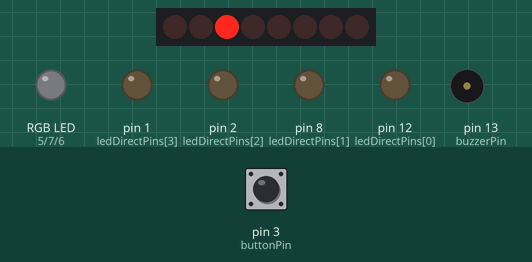
Recording of a sketch running on a simulated Arduino Uno, built with avr-gcc and run on an emulated ATmega328P. On the bench: 8 shift-register outputs drawn as a row of LEDs (first output left, lit = HIGH), an RGB LED mixed from three pins (HIGH = lit), output pins drawn as LEDs (lit = HIGH), buzzer (waves = sounding). Wiring (inferred from the names in the program): shift register (74HC595): data pin 9; shift clock pin 11; latch pin 10. Wiring (inferred from the signals the program sends): row of LEDs: on Q0, Q1, Q2, Q3, Q4, Q5, Q6, Q7. Inputs (shaded band) come from the test bench; at power-on: pin 3 (buttonPin) HIGH. Pins used as bus, display or sensor lines are not drawn.

Above: at 1.6 s.
At 2.9 s:
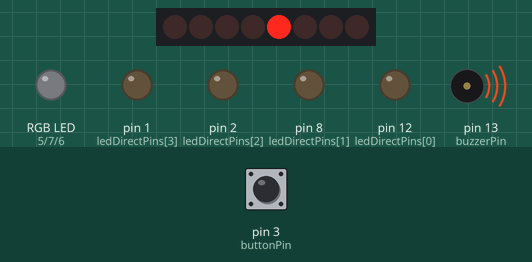
3.0 s: pin 3 (buttonPin) pulled LOW for 0.9 s
At 4.3 s:
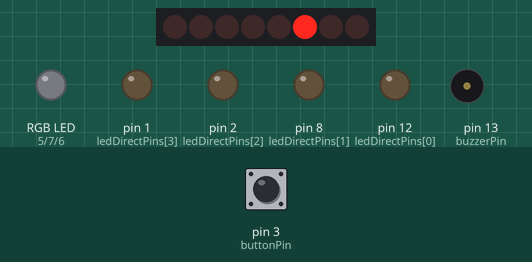
7.4 s: pin 3 (buttonPin) pulled LOW for 3.2 s
At 11.8 s:
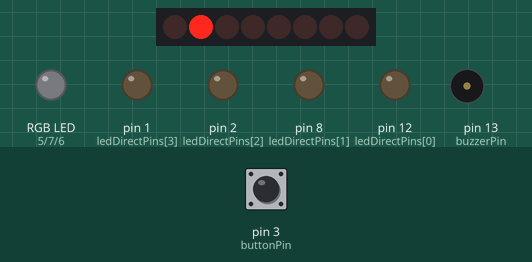
Timing chart, 0 to 22.0 s (numbered marks = the images above; inputs shaded):
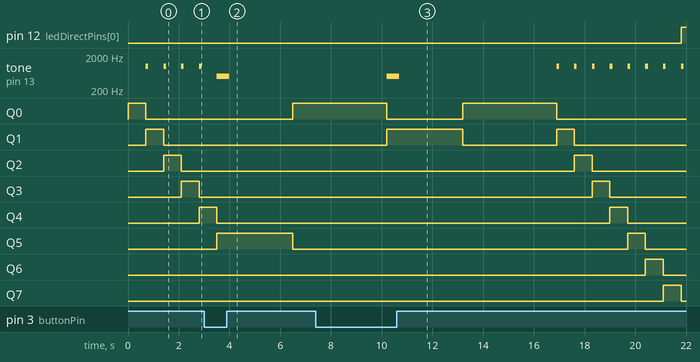

The sketch:

jogo_de_ledsV1.2.ino
```cpp
// Configurações dos pinos
const int latchPin = 10;  // Pino de latch do 74HC595
const int clockPin = 11;  // Pino de clock do 74HC595
const int dataPin = 9;    // Pino de dados do 74HC595
const int buttonPin = 3;  // Pino do botão
const int buzzerPin = 13; // Pino do buzzer

// Cores do LED RGB
const int redPin = 5;     // Pino do vermelho do LED RGB
const int greenPin = 7;   // Pino do verde do LED RGB
const int bluePin = 6;    // Pino do azul do LED RGB

// Pinos dos LEDs conectados diretamente ao Arduino
const int ledDirectPins[4] = {12, 8, 2, 1};

// Estado do jogo
int currentLED = 0; // LED atual que está aceso
int gameSpeed = 700; // Velocidade inicial (em milissegundos) ajustada para um valor mais rápido
int level = 1;  // Nível atual do jogo
int maxLevel = 10;  // Número máximo de fases
bool gameActive = true; // Estado do jogo

void setup() {
  pinMode(latchPin, OUTPUT);
  pinMode(clockPin, OUTPUT);
  pinMode(dataPin, OUTPUT);
  pinMode(buttonPin, INPUT_PULLUP); // Configura o botão com pull-up interno
  pinMode(buzzerPin, OUTPUT);

  // Configura os pinos do LED RGB
  pinMode(redPin, OUTPUT);
  pinMode(greenPin, OUTPUT);
  pinMode(bluePin, OUTPUT);

  // Configura os pinos dos LEDs conectados diretamente
  for (int i = 0; i < 4; i++) {
    pinMode(ledDirectPins[i], OUTPUT);
  }

  // Inicializa o LED RGB como lilás
  setRGBColor(200, 0, 200); // Lilás

  // Configura o estado inicial dos LEDs
  updateLEDs();
  updateDirectLEDs();
}

void loop() {
  if (gameActive) {
    // Transição dos LEDs
    delay(gameSpeed); // Ajusta o atraso para a velocidade do jogo
    currentLED = (currentLED + 1) % 13; // Passa para o próximo LED (8 do 74HC595 + 4 diretos + 1 RGB)

    // Atualiza os LEDs e o buzzer
    updateLEDs();
    updateDirectLEDs();

    tone(buzzerPin, 1000, 100); // Toca um som curto no buzzer

    // Verifica se o botão foi pressionado
    if (digitalRead(buttonPin) == LOW) {
      if (currentLED == 0) { // Se o LED 0 for o único aceso
        // Jogador acertou
        playWinMusic();
        increaseGameSpeed(); // Aumenta a velocidade do jogo gradualmente

      } else {
        // Jogador errou
        playLoseMusic();
      }
      delay(3000); // Aguarda 3 segundos antes de reiniciar
      gameActive = false;
    }
  } else {
    // Reinicia o jogo
    resetGame();
    delay(3000); // Atraso antes de iniciar o próximo jogo
  }
}

// Atualiza os LEDs usando o CI 74HC595
void updateLEDs() {
  byte ledState = 0;

  if (currentLED < 8) {
    ledState = 1 << currentLED; // Define o LED a ser aceso
  }

  digitalWrite(latchPin, LOW);
  shiftOut(dataPin, clockPin, MSBFIRST, ledState);
  digitalWrite(latchPin, HIGH);
}

// Atualiza os LEDs conectados diretamente ao Arduino
void updateDirectLEDs() {
  for (int i = 0; i < 4; i++) {
    if (currentLED >= 8 && currentLED < 12 && (currentLED - 8 == i)) {
      digitalWrite(ledDirectPins[i], HIGH);
    } else {
      digitalWrite(ledDirectPins[i], LOW);
    }
  }

  // Atualiza o LED RGB
  if (currentLED == 12) {
    setRGBColor(200, 0, 200); // Lilás
  } else {
    setRGBColor(0, 0, 0); // Apaga o LED RGB
  }
}

// Define a cor do LED RGB
void setRGBColor(int red, int green, int blue) {
  analogWrite(redPin, red);
  analogWrite(greenPin, green);
  analogWrite(bluePin, blue);
}

// Toca a música quando o jogador ganha
void playWinMusic() {
  // Apaga o LED 0
  byte ledState = 0;  // Apaga todos os LEDs do shift register
  digitalWrite(latchPin, LOW);
  shiftOut(dataPin, clockPin, MSBFIRST, ledState);  // Desliga o LED 0
  digitalWrite(latchPin, HIGH);

  // Liga o LED RGB (LED 12) em lilás
  setRGBColor(200, 0, 200);

  tone(buzzerPin, 2000, 500); // Exemplo de tom
}

// Toca a música quando o jogador erra
void playLoseMusic() {
  tone(buzzerPin, 500, 500); // Exemplo de tom
}

// Aumenta a velocidade do jogo progressivamente ao longo de 10 fases
void increaseGameSpeed() {
  if (level < maxLevel) {
    level++;  // Aumenta o nível do jogo
    gameSpeed = 700 - (level * 60); // Reduz a velocidade gradualmente (60 ms por nível)
  } else {
    gameSpeed = 100; // Limita a velocidade mínima para 100 ms
  }
}

// Reseta o jogo
void resetGame() {
  currentLED = 0;
  setRGBColor(200, 0, 200); // Lilás
  gameSpeed = 700; // Reset da velocidade inicial do jogo
  level = 1; // Reset do nível
  gameActive = true;
  updateLEDs();
  updateDirectLEDs();
}
```

Measured:
- after the input at 3.0 s, pin 2 (ledDirectPins[2]): stays LOW (without the input it goes to HIGH after 4.0 s); pin 8 (ledDirectPins[1]): stays LOW (without the input it goes to HIGH after 3.3 s); pin 12 (ledDirectPins[0]): stays LOW (without the input it goes to HIGH after 2.6 s)
- after the input at 7.4 s, pin 1 (ledDirectPins[3]): stays LOW (without the input it goes to HIGH after 9.8 s); pin 2 (ledDirectPins[2]): stays LOW (without the input it goes to HIGH after 9.1 s)
- by itself, tone on pin 13 (buzzerPin): plays 500 Hz for 0.50 s, 1000 Hz for 0.10 s, 1000 Hz for 0.10 s, 1000 Hz for 0.10 s, 1000 Hz for 0.10 s, 1000 Hz for 0.10 s … (9 notes in this stretch)
